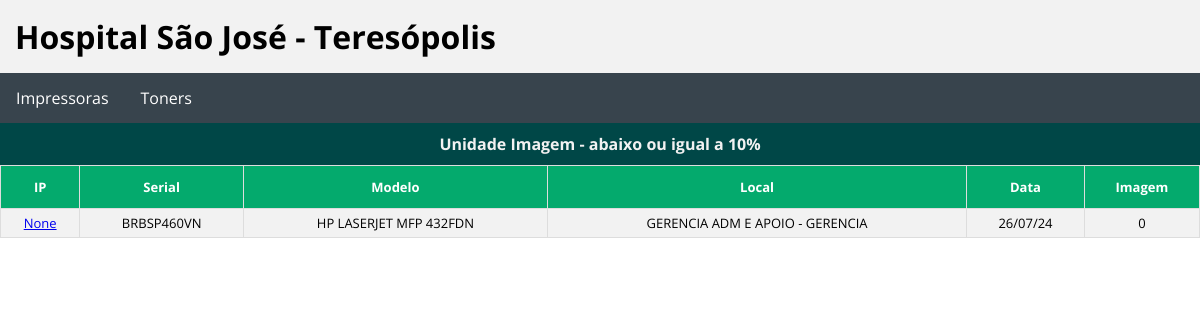
/imagem, run on the app's committed database.
### tables this page shows
CREATE TABLE "INVENTARIO_TI_PRINTERS" (
	"MODELO"	TEXT NOT NULL,
	"SERIAL"	TEXT NOT NULL,
	"CD_SETOR"	TEXT,
	"ANDAR"	TEXT,
	"LOCAL"	TEXT,
	"IP"	TEXT,
	"MAC"	TEXT,
	"CD_EMPRESA"	INTEGER,
	"TP_CONEXAO"	TEXT,
	"DATA"	DATE,
	"PRETO"	INTEGER,
	"CIANO"	INTEGER,
	"MAGENTA"	INTEGER,
	"AMARELO"	INTEGER,
	"FUSOR"	INTEGER,
	"IMAGEM"	INTEGER,
	"BELT"	INTEGER,
	"NDD"	TEXT,
	"STATUS"	TEXT
);

### app.py (the view)
@app.route('/imagem')
def imagem():
    data = execute_query(QUERIES['pesquisaImagem'])
    return render_template('imagem.html', dataI=data)

### app.py (called while the page is built)
def get_db_connection():
    return sqlite3.connect(DATABASE)

def execute_query(query, params=None):
    with get_db_connection() as conn:
        conn.row_factory = sqlite3.Row
        cursor = conn.cursor()
        cursor.execute(query, params or ())
        data = cursor.fetchall()
    return data

### templates/imagem.html (shortened to what this page needs)
{% extends 'base.html' %}
{% block body %}
<div>
    <h2>Unidade Imagem - abaixo ou igual a 10%</h2>
        <table  id="equipamentos">
            <tr>
                <th>IP</th>
                <th>Serial</th>
                <th>Modelo</th>
                <th>Local</th>
                <th>Data</th>
                <th>Imagem</th>
            </tr>
            {% for row in dataI %}
            <tr>
                <td><a href = http://{{row[0]}} target="_blank"</a>{{row[0]}}</td>
                <td>{{row[1]}}</td>
                <td>{{row[2]}}</td>
                <td>{{row[3]}}</td>
                <td>{{row[4]}}</td>
                <td>{{row[5]}}</td>
            </tr>
            {% endfor %}
        </table>
</div>
{% endblock %}

### static/css/style.css (style rules this page uses)
* { margin: 0 auto; padding: 0; box-sizing: border-box; font-family: 'Open Sans', sans-serif; }
h2 { background-color: #004747; color: #f2f2f2; border-collapse: collapse; text-align: center; font-size:medium; padding: 10px; }
#equipamentos { font-size: small; border-collapse: collapse; width: 100%; }
#equipamentos td, #equipamentos th { border: 1px solid #ddd; padding: 5px; }
#equipamentos tr:nth-child(even) { background-color: #f2f2f2; }
#equipamentos th { padding-top: 12px; padding-bottom: 12px; text-align: center; background-color: #04AA6D; color: white; }
td { text-align: center; }

### data on the page
INVENTARIO_TI_PRINTERS: row "None", SERIAL "BRBSP460VN", MODELO "HP LASERJET MFP 432FDN", LOCAL "GERENCIA ADM E APOIO - GERENCIA", DATA "26/07/24", IMAGEM "0"
